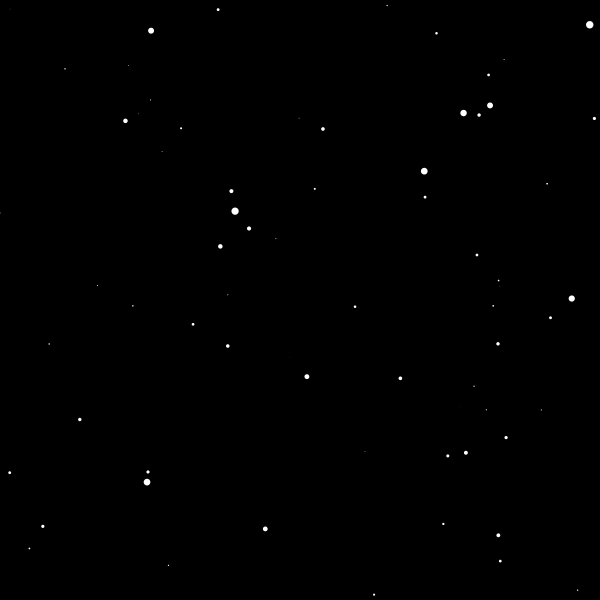
Frame 1 (no input)
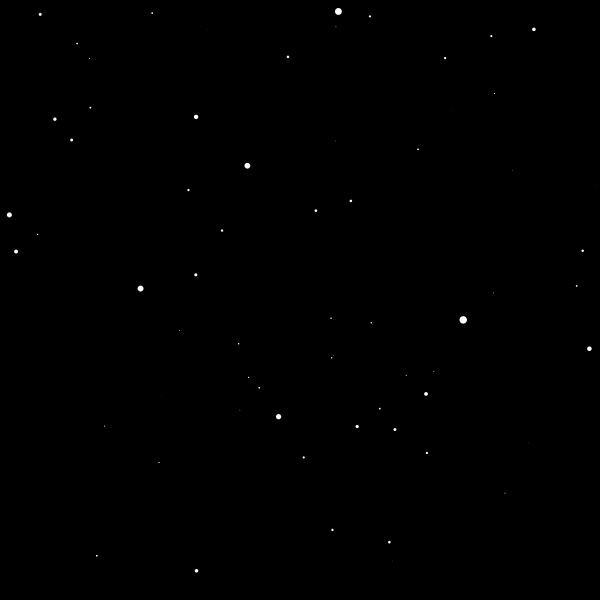
Frame 60 (the mouse pressed at the canvas centre just before this capture)
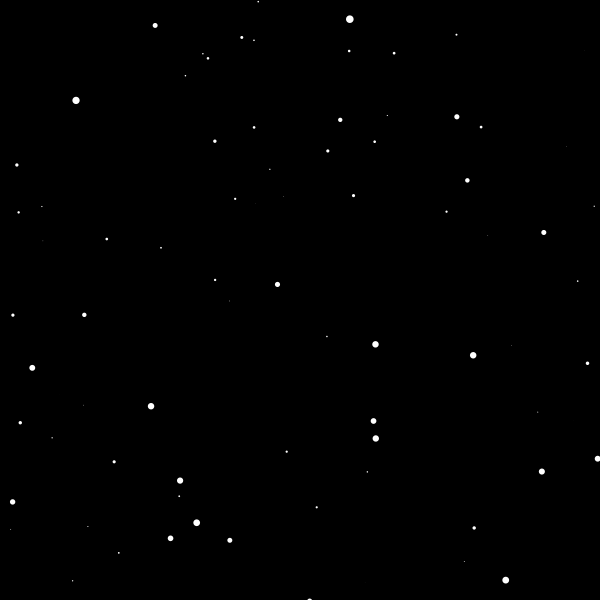
Frame 120 (the mouse held since frame 60 and released just before this capture)

The Processing sketch that drew these frames (run headless with seeded random() and noise(); from frame 60 on, the mouse is pressed at the canvas centre):

// Processing sketch: starfield
// ── starfield.pde
Star[] stars = new Star[800];

void setup() {
  size(600, 600);
  for (int i = 0; i < stars.length; i++) {
    stars[i] = new Star();
  }
}

void draw() {
  background(0);
  translate(width/2, height/2);
  for (int i = 0; i < stars.length; i++) {
    stars[i].update();
    stars[i].show();
  }
}

// ── Star.pde
class Star {
  float x;
  float y;
  float z;
  //float pz;

  Star() {
    x = random(-width, width);
    y = random(-height, height);
    z = random(width);
    //pz = z;
  }

  void update() {
    z = z-5;
    if (z<1) {
      z = (width);
      x = random(-width, width);
      y = random(-height, height);
      //pz = z;
    }
  }

  void show() {
    fill(255);
    noStroke();

    float sx = map(x/z, 0, 1, 0, width);
    float sy = map(y/z, 0, 1, 0, height);

    float r = map(z, 0, width, 10, 0);
    ellipse(sx, sy, r, r);

    //float px = map(x/pz, 0, 1, 0, width);
    //float py = map(y/pz, 0, 1, 0, height);

    //pz = z;

    //stroke(255);
    //line(px, py, sx, sy);
  }
}
